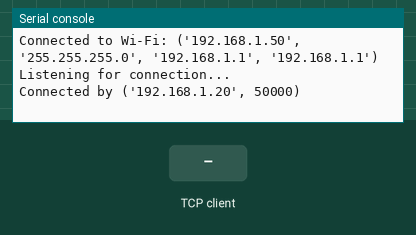
This program was run on a simulated Raspberry Pi Pico running MicroPython. Parts: the last lines printed to the serial console. The inputs (shaded band) are chosen by the test bench. WiFi joins after 1.5 s; one TCP client connects 1 s after the port opens and stays connected.

Above: at 2.7 s.
2.8 s: the TCP client sends "1\n"
At 3.8 s:
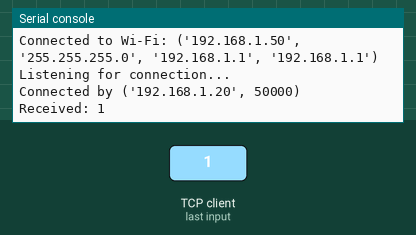
4.3 s: the TCP client sends "on\n"
At 5.0 s:
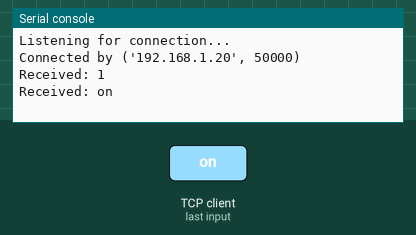
5.8 s: the TCP client sends "off\n"
At 6.1 s:
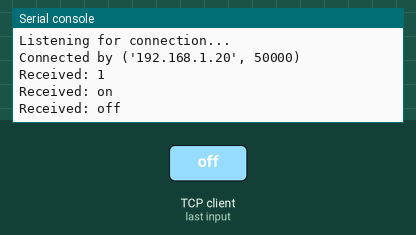

Measured:
- after the input at 2.8 s, the serial console: prints a new line at once (image 1)
- after the input at 4.3 s, the serial console: prints a new line at once (image 2)
- after the input at 5.8 s, the serial console: prints a new line at once (image 3)

The program:

pico_as_WiFiserver.py
```python
import network
import socket

# --- Wi-Fi credentials ---
SSID = "Your WIFI name"
PASSWORD = "Your WIFI password"

# Connect to Wi-Fi
wlan = network.WLAN(network.STA_IF)
wlan.active(True)
wlan.connect(SSID, PASSWORD)

while not wlan.isconnected():
    pass

print("Connected to Wi-Fi:", wlan.ifconfig())
# wlan.ifconfig()[0] gives Pico IP address

# --- Create TCP server ---
s = socket.socket()
s.bind(('0.0.0.0', 12345))
s.listen(1)
print("Listening for connection...")

conn, addr = s.accept()
print("Connected by", addr)

# --- Handle incoming data ---
while True:
    data = conn.recv(1024)
    if not data:
        break
    message = data.decode('utf-8').strip()
    print("Received:", message)
    # Here you could control OLED, LED, etc.
```
